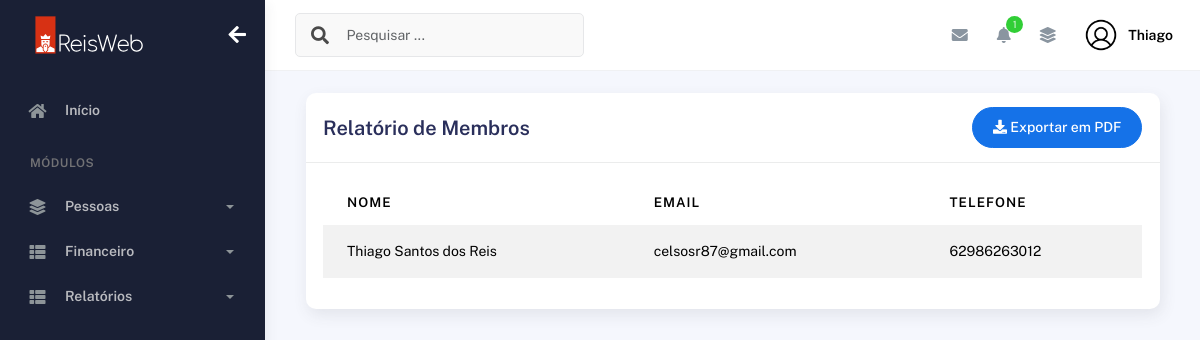
Page /relatorios/membrosrel/ (signed in) on the earlier database version.
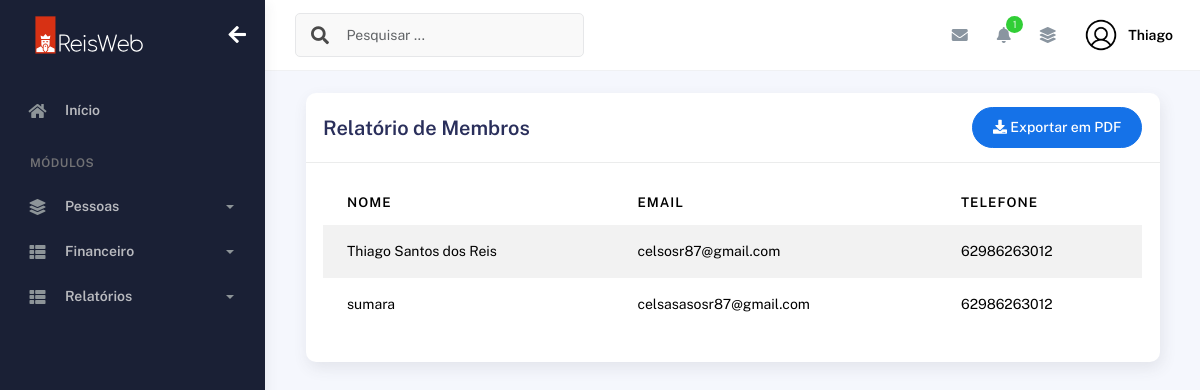
Same page on the later database version.
### plataformaigreja/models.py (models this page shows, shortened)
class Membros(models.Model):
    choices_sexo = (('F', 'Feminino'),
                    ('M', 'Masculino'))
    choices_cargo = (('A', 'Auxiliar'),
                     ('C', 'Congregado'),
                     ('Cr', 'Crianças'),
                     ('Da', 'Diaconisa'),
                     ('D', 'Diácono'),
                     ('E', 'Evangelista'),
                     ('J', 'Jovem'),
                     ('Mb', 'Membro'),
                     ('Mi', 'Missionário(a)'),
                     ('Pr', 'Pastor'),
                     ('P', 'Presbítero'))
    nome = models.CharField(max_length=50)
    sexo = models.CharField(max_length=1, choices=choices_sexo)
    cpf = models.CharField(max_length=20, blank=True, null=True)
    email = models.EmailField(blank=True, null=True)
    telefone = models.CharField(max_length=19, blank=True, null=True)
    endereco = models.CharField(max_length=100, blank=True, null=True)
    foto = models.ImageField(upload_to="img_membros", null=True, blank=True)
    data_nascimento = models.DateField(null=True, blank=True)
    data_batismo = models.DateField(null=True, blank=True)
    cargo = models.CharField(max_length=2, choices=choices_cargo)
    pastor = models.ForeignKey(
        User,
        on_delete=models.CASCADE
    )

### plataformarelatorios/views.py (the view)
# urls.py: path('membrosrel/', visualizar_relatorio_membros, name='visualizar_relatorio_membros'),
@login_required(login_url='/usuarios/login')
def visualizar_relatorio_membros(request):
    membros = Membros.objects.filter(pastor=request.user).order_by("nome")
    return render(request, 'relatorio_membros.html', {'membros': membros})

### plataformarelatorios/templates/relatorio_membros.html (shortened to what this page needs)
{% extends "bases/base_plataformaigreja.html" %}
{% load static %}
{% block 'conteudo' %}
  <div class="container">
    <div class="page-inner">
      <div class="col-md-12">
        <div class="card">
            <div class="card-header">
                <div class="d-flex align-items-center">
                    <h4 class="card-title">Relatório de Membros</h4>
                    <a href="{% url 'gerar_relatorio_membros' %}" class="btn-round ms-auto">
                        <button class="btn btn-primary btn-round ms-auto"> <i class="fa fa-download"></i> Exportar em PDF</button>
                    </a>
                </div>
            </div>
            <div class="card-body">
                <div class="table-responsive">
                    <table
                    id="add-row"
                    class="display table table-striped table-hover"
                    >
                    <thead>
                        <tr>
                        <th>Nome</th>
                        <th>Email</th>
                        <th>Telefone</th>
                        </tr>
                    </thead>
                    <tbody>
                        {% for membro in membros %}
                        <tr>
                            <td>{{ membro.nome }}</td>
                            <td>{{ membro.email }}</td>
                            <td>{{ membro.telefone }}</td>
                        </tr>
                        {% empty %}
                        <tr>
                            <td colspan="3" class="text-center">Nenhum membro cadastrado!</td>
                        </tr>
                        {% endfor %}
                    </tbody>
                    </table>
                </div>
            </div>
        </div>
    </div>
            </div>
          </div>
        </div>
      </div>
    </div>
{% endblock %}

Differences in the rows shown:
added Membros: nome "sumara", email "celsasasosr87@gmail.com", telefone "62986263012"
